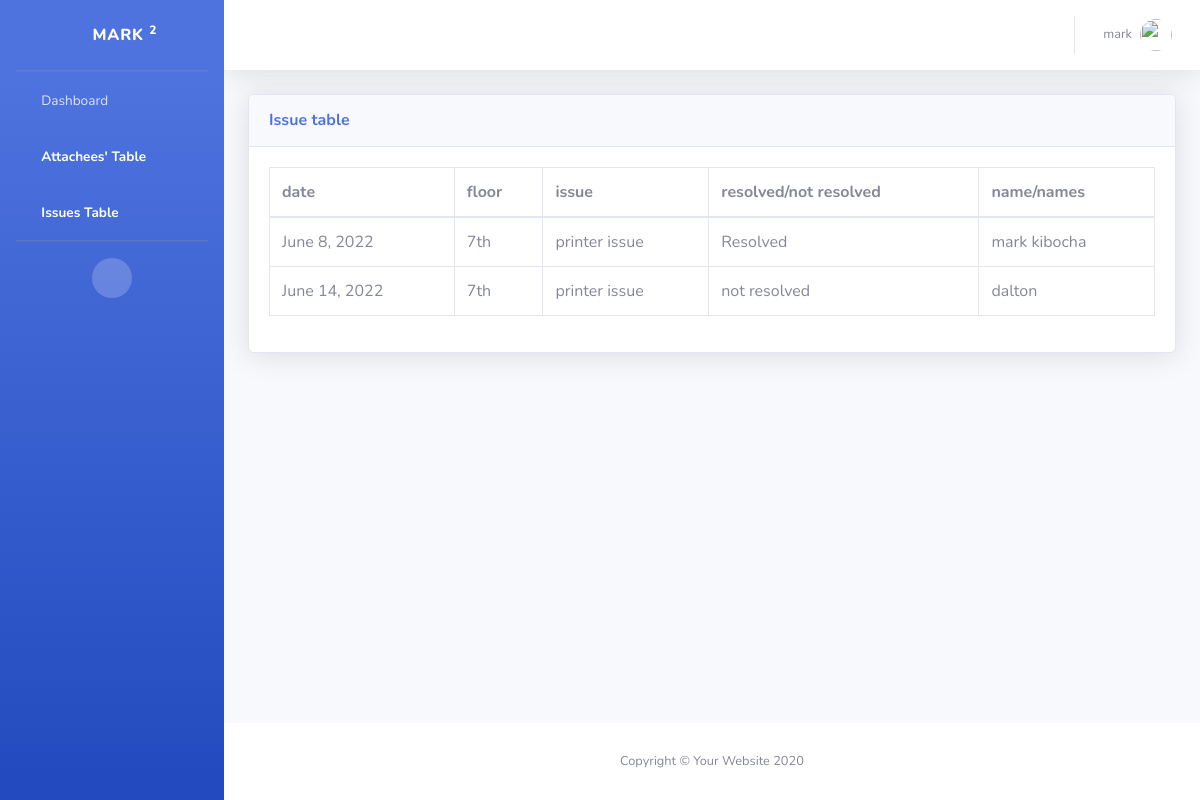
Screenshot of /issue_table (signed in) with the database file from the repository.
### attachee_reg_form/models.py (models this page shows, shortened)
class Issue(models.Model):
    date =models.DateField(null=False, default='2022-06-22')
    floor = models.CharField(max_length=255)
    issue =models.CharField(max_length=2550)
    Resolved = models.CharField(max_length=255)
    name  =models.CharField(max_length=2550)

### attachee_reg_form/views.py (the view)
# urls.py: path('issue_table', views.issue_table, name='issue_table'),
def issue_table(request):
    my_data=Issue.objects.all()
    return render( request, 'issue2_table.html', {'data': my_data})

### attachee_reg_form/templates/issue2_table.html (shortened to what this page needs)
{% load static %}
<!DOCTYPE html>
<html lang="en">
<head>
    <link rel="stylesheet" type="text/css" href="{% static 'DataTables/datatables.min.css'%}"/>
    <link rel="stylesheet" type="text/css"
        href="https://cdnjs.cloudflare.com/ajax/libs/twitter-bootstrap/5.1.3/css/bootstrap.min.css" />
    <link href="{% static 'vendor/fontawesome-free/css/all.min.css'%}" rel="stylesheet" type="text/css">
    <link rel="stylesheet" href="	https://cdn.jsdelivr.net/npm/bootstrap@5.2.0-beta1/dist/css/bootstrap.min.css">
    <link href="{% static 'css/sb-admin-2.min.css'%}" rel="stylesheet">
    <link href="{% static 'vendor/datatables/dataTables.bootstrap4.min.css'%}" rel="stylesheet">
    <link rel="stylesheet" type="text/css" href="DataTables/datatables.min.css" />
</head>
<body id="page-top">
    <div id="wrapper">
        <ul class="navbar-nav bg-gradient-primary sidebar sidebar-dark accordion" id="accordionSidebar">
            <a class="sidebar-brand d-flex align-items-center justify-content-center" href="{% url 'admin_page' %}">
                <div class="sidebar-brand-icon rotate-n-15">
                    <i class="fas fa-laugh-wink"></i>
                </div>
                <div class="sidebar-brand-text mx-3">{{user}} <sup>2</sup></div>
            </a>
            <hr class="sidebar-divider my-0">
            <li class="nav-item">
                <a class="nav-link" href="{% url 'admin_page' %}">
                    <i class="fas fa-fw fa-tachometer-alt"></i>
                    <span>Dashboard</span></a>
            </li>
            <li class="nav-item active">
                <a class="nav-link" href="{% url 'admin_table' %}">
                    <i class="fas fa-fw fa-table"></i>
                    <span>Attachees' Table</span></a>
            </li>
            <li class="nav-item active">
                <a class="nav-link" href="{% url 'issue_table' %}">
                    <i class="fas fa-fw fa-table"></i>
                    <span>Issues Table</span></a>
            </li>
            <hr class="sidebar-divider d-none d-md-block">
            <div class="text-center d-none d-md-inline">
                <button class="rounded-circle border-0" id="sidebarToggle"></button>
            </div>
        </ul>
        <div id="content-wrapper" class="d-flex flex-column">
            <div id="content">
                <nav class="navbar navbar-expand navbar-light bg-white topbar mb-4 static-top shadow">
                    <ul class="navbar-nav ml-auto">
                        <li class="nav-item dropdown no-arrow">
                            <a class="nav-link dropdown-toggle" href="#" id="userDropdown" role="button"
                                data-toggle="dropdown" aria-haspopup="true" aria-expanded="false">
                                <span class="mr-2 d-none d-lg-inline text-gray-600 small">{{user}}</span>
                                <img class="img-profile rounded-circle" src="{% static 'img/undraw_profile.svg'%}">
                            </a>
                        </li>
                    </ul>
                </nav>
                <div class="container-fluid">
                    {% if user.is_authenticated %}
                    <div class="card shadow mb-4">
                        <div class="card-header py-3">
                            <h6 class="m-0 font-weight-bold text-primary">Issue table</h6>
                        </div>
                        <div class="card-body">
                            <div class="table-responsive">
                                <table class="table table-bordered" id="dataTable" width="100%" cellspacing="0">
                                    <thead>
                                        <tr>
                                        <tr>
                                            <th scope="col">date</th>
                                            <th scope="col">floor</th>
                                            <th scope="col">issue</th>
                                            <th scope="col">resolved/not resolved</th>
                                            <th scope="col">name/names</th>
                                        </tr>
                                        </tr>
                                    </thead>
                                    <tbody>
                                        {% for data in data %}
                                        <tr>
                                            <td>{{data.date}}</td>
                                            <td>{{data.floor}}</td>
                                            <td>{{data.issue}}</td>
                                            <td>{{data.Resolved}}</td>
                                            <td>{{data.name}}</td>
                                        </tr>
                                        {% endfor %}
                                    </tbody>
                                </table>
                            </div>
                        </div>
                    </div>
                    {% endif %}
                </div>
            </div>
            <footer class="sticky-footer bg-white">
                <div class="container my-auto">
                    <div class="copyright text-center my-auto">
                        <span>Copyright &copy; Your Website 2020</span>
                    </div>
                </div>
            </footer>
        </div>
    </div>
</body>
</html>

### rows the page displays
Issue: date "June 8, 2022", floor "7th", issue "printer issue", Resolved "Resolved", name "mark kibocha"
Issue: date "June 14, 2022", floor "7th", issue "printer issue", Resolved "not resolved", name "dalton"

### other values shown
{{ user }} "MARK"
{{ user }} "mark"
